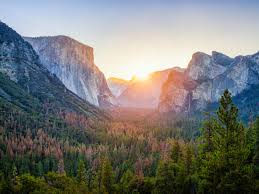
#> input picture dataset/0000/0000/aaaa/00000000aaaa0001.jpg, 259 x 194 px; its folder holds only this picture in this run
$ python index.py   (older library calls are emulated)
#> lines starting #> are read from the running program, lines starting #| are printed output that depends on the picture; after the words box and inside, x2 and y2 are one past the last pixel; in counts of white or black regions, pixels touching at a corner belong together
### image_searcher.py
import numpy as np
import cv2
import imutils
import csv

## source: https://www.pyimagesearch.com/2014/12/01/complete-guide-building-image-search-engine-python-opencv/

class ColorDescriptor:
	def __init__(self, bins):
		# store the number of bins for the 3D histogram
#> in extractFeatures, image is the input picture: shape (194, 259, 3); mean B, G, R 118.5, 120.8, 119.6
		self.bins = bins

	def describe(self, image):
		# convert the image to the HSV color space and initialize
		# the features used to quantify the image
		image = cv2.cvtColor(image, cv2.COLOR_BGR2HSV)
#> image: shape (194, 259, 3); mean H, S, V 67.2, 89.7, 137.3
		features = []

		# grab the dimensions and compute the center of the image
		(h, w) = image.shape[:2]
#> h = 194; w = 259
		(cX, cY) = (int(w * 0.5), int(h * 0.5))
#> cX = 129; cY = 97
        # divide the image into four rectangles/segments (top-left,
		# top-right, bottom-right, bottom-left)
		segments = [(0, cX, 0, cY), (cX, w, 0, cY), (cX, w, cY, h),
			(0, cX, cY, h)]

		# construct an elliptical mask representing the center of the
		# image
		(axesX, axesY) = (int(w * 0.75) // 2, int(h * 0.75) // 2)
#> axesX = 97; axesY = 72
		ellipMask = np.zeros(image.shape[:2], dtype = "uint8")
		cv2.ellipse(ellipMask, (cX, cY), (axesX, axesY), 0, 0, 360, 255, -1)
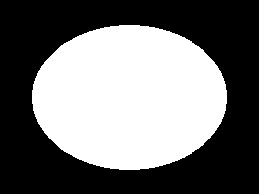
#> ellipMask: shape (194, 259); 44.1% white; 1 white region, box (x1, y1, x2, y2) and area: (32, 25, 227, 170) 22161

		# loop over the segments
		for (startX, endX, startY, endY) in segments:
			# construct a mask for each corner of the image, subtracting
			# the elliptical center from it
			cornerMask = np.zeros(image.shape[:2], dtype = "uint8")
			cv2.rectangle(cornerMask, (startX, startY), (endX, endY), 255, -1)
			cornerMask = cv2.subtract(cornerMask, ellipMask)

			# extract a color histogram from the image, then update the
			# feature vector
			hist = self.histogram(image, cornerMask)
			features.extend(hist)
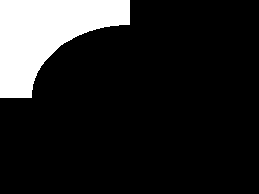
#> cornerMask: shape (194, 259); 14.2% white; 1 white region, box (x1, y1, x2, y2) and area: (0, 0, 130, 98) 7116
#> after the loop, features = []

		# extract a color histogram from the elliptical region and
		# update the feature vector
		hist = self.histogram(image, ellipMask)
		features.extend(hist)

		# return the feature vector
		return features

	def histogram(self, image, mask):
		hist = cv2.calcHist([image], [0, 1, 2], mask, self.bins, [0, 180, 0, 256, 0, 256])
		if imutils.is_cv2():
#> (the run stopped early here; a loop or call above may not have finished)

$ run again, on dataset/0000/0000/aaaa/00000000aaaa0006.jpg
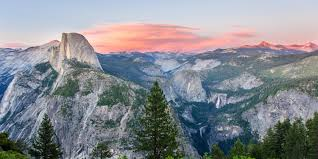
#> input picture dataset/0000/0000/aaaa/00000000aaaa0006.jpg, 318 x 159 px
#> in extractFeatures, image is the input picture: shape (159, 318, 3); mean B, G, R 143.1, 137.3, 133.8
#> image: shape (159, 318, 3); mean H, S, V 90.6, 57.8, 153.7
#> in describe, `cv2.ellipse(ellipMask, (cX, cY), (axesX, axesY), 0, 0, 360, 255, -1)`:
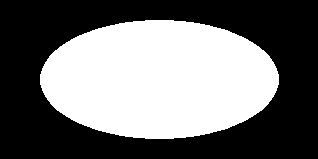
#> ellipMask: shape (159, 318); 44.1% white; 1 white region, box (x1, y1, x2, y2) and area: (40, 20, 279, 139) 22291
#> after the loop in describe, `for (startX, endX, startY, endY) in segments:`: features = []

$ run again, on dataset/0000/0000/aaaa/00000000aaaa0007.jpg
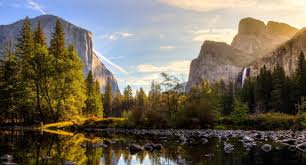
#> input picture dataset/0000/0000/aaaa/00000000aaaa0007.jpg, 306 x 165 px
#> in extractFeatures, image is the input picture: shape (165, 306, 3); mean B, G, R 88, 102.8, 110.9
#> image: shape (165, 306, 3); mean H, S, V 43.5, 117.2, 119.6
#> in describe, `cv2.ellipse(ellipMask, (cX, cY), (axesX, axesY), 0, 0, 360, 255, -1)`:
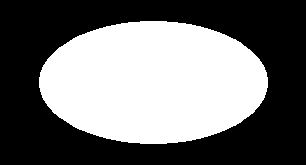
#> ellipMask: shape (165, 306); 43.8% white; 1 white region, box (x1, y1, x2, y2) and area: (39, 21, 268, 144) 22092
#> after the loop in describe, `for (startX, endX, startY, endY) in segments:`: features = []

$ run again, on dataset/0000/0000/aaaa/00000000aaaa0002.jpg
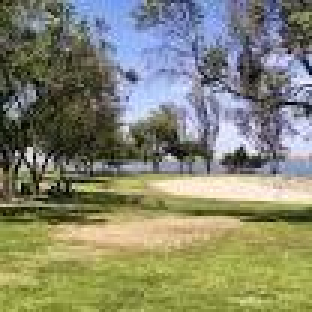
#> input picture dataset/0000/0000/aaaa/00000000aaaa0002.jpg, 104 x 104 px (shown 3 times larger)
#> in extractFeatures, image is the input picture: shape (104, 104, 3); mean B, G, R 112.2, 134.5, 132.8
#> image: shape (104, 104, 3); mean H, S, V 57.6, 86.8, 147.3
#> in describe, `cv2.ellipse(ellipMask, (cX, cY), (axesX, axesY), 0, 0, 360, 255, -1)`:
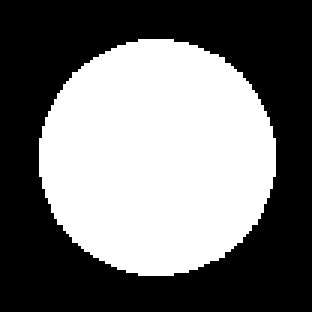
#> ellipMask: shape (104, 104) (shown 3 times larger); 45.2% white; 1 white region, box (x1, y1, x2, y2) and area: (13, 13, 92, 92) 4885
#> after the loop in describe, `for (startX, endX, startY, endY) in segments:`: features = []
